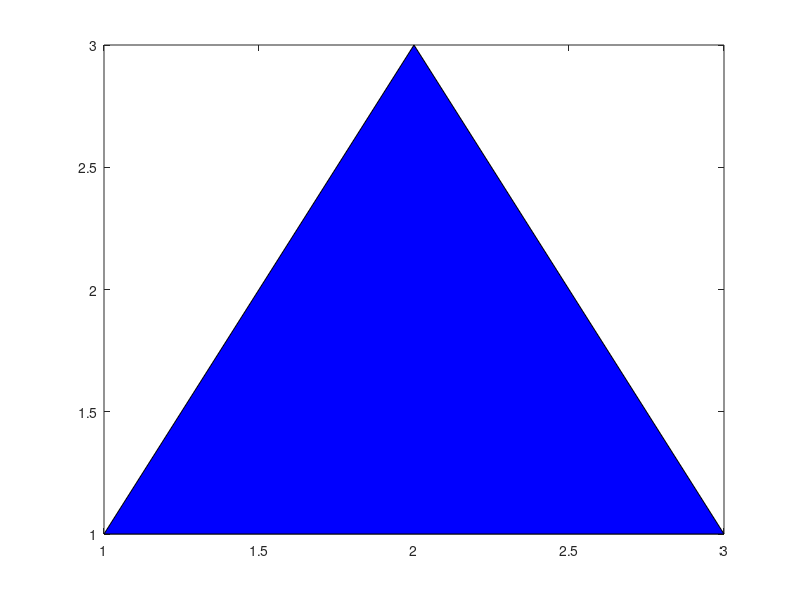

This figure's MATLAB source:
%=============================================================================
% Copyright (c) 2016-present Allan CORNET (Nelson)
%=============================================================================
% This file is part of Nelson.
%=============================================================================
% LICENCE_BLOCK_BEGIN
% SPDX-License-Identifier: LGPL-3.0-or-later
% LICENCE_BLOCK_END
%=============================================================================
% <--ADV-CLI MODE-->
%=============================================================================
f = figure();
x = [1, 1, 2, 3];
y = [1, 1, 3, 1];
fill(x, y, 'b');
%=============================================================================
